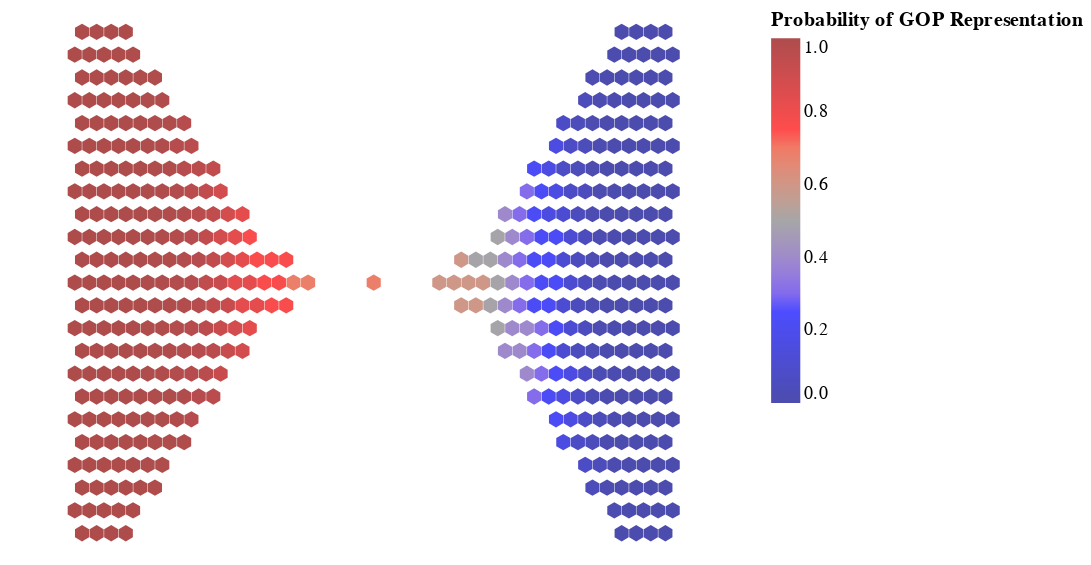

Here is the notebook cell this chart was saved with:
### Code cell
get_viz(2022,"Republican","Median")

### Figure 1 — Vega-Lite specification as saved in the notebook (floating-point values rounded to 4 significant figures; data arrays with more than 128 entries replaced by an {"elided": "..."} marker saying what was removed)
{"config": {"view": {"continuousWidth": 400, "continuousHeight": 300, "strokeWidth": 0}, "point": {"filled": true, "shape": "M0,-2.3094010768L2,-1.1547005384 2,1.1547005384 0,2.3094010768 -2,1.1547005384 -2,-1.1547005384Z", "size": 15}}, "data": {"name": "data-794012f7ce4ebd38a996c38b517c479c"}, "mark": "point", "encoding": {"color": {"field": "prob", "legend": {"title": "Probability of GOP Representation"}, "scale": {"range": ["darkblue", "blue", "grey", "red", "darkred"]}, "type": "quantitative"}, "tooltip": [{"field": "ST#", "title": "District", "type": "nominal"}, {"field": "PVI", "title": "PVI", "type": "nominal"}, {"field": "prob", "title": "Prob GOP", "type": "quantitative"}], "x": {"axis": null, "field": "X", "type": "quantitative"}, "y": {"axis": null, "field": "Y", "type": "quantitative"}}, "$schema": "https://vega.github.io/schema/vega-lite/v4.17.0.json", "datasets": {"data-794012f7ce4ebd38a996c38b517c479c": {"elided": "435 records"}}}
